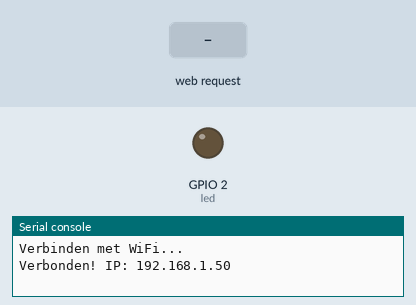
Recording of a program running on a simulated ESP32 board running MicroPython. On the bench: output pins drawn as LEDs (lit = HIGH), the last lines printed to the serial console. Inputs (shaded band) come from the test bench. WiFi joins after 1.5 s.

Above: at 2.7 s.
2.8 s: HTTP request GET /?led=on received
At 3.2 s:
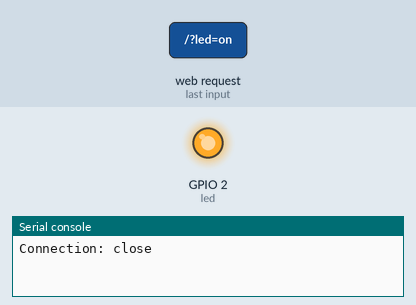
4.3 s: HTTP request GET /?led=off received
At 5.5 s:
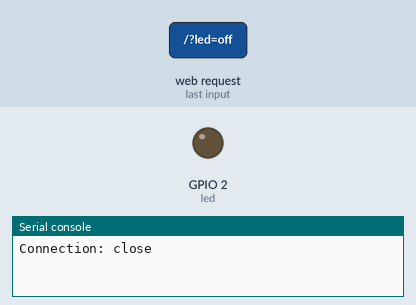
Timing chart, 0 to 7.3 s (numbered marks = the images above; inputs shaded):
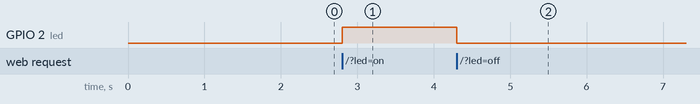

The program:

webserver.py
```python
import network
import socket
import machine

# WiFi-instellingen
SSID = "SSID"
PASSWORD = "PASSWORD"

# LED pin
led = machine.Pin(2, machine.Pin.OUT)

# Verbinden met WiFi
wlan = network.WLAN(network.STA_IF)
wlan.active(True)
wlan.connect(SSID, PASSWORD)

print("Verbinden met WiFi...")
while not wlan.isconnected():
    pass
print("Verbonden! IP:", wlan.ifconfig()[0])

# HTML-bestand inladen
def load_html():
    with open("webserver.html", "r") as f:
        return f.read()

# Webserver starten
s = socket.socket(socket.AF_INET, socket.SOCK_STREAM)
s.bind(('', 80))
s.listen(5)

while True:
    conn, addr = s.accept()
    print("Verbonden met:", addr)
    request = conn.recv(1024).decode()
    print("Request:", request)

    if "/?led=on" in request:
        led.value(1)
    if "/?led=off" in request:
        led.value(0)

    # HTML vullen met de status
    led_state = "ON" if led.value() == 1 else "OFF"
    response = load_html().replace("{{state}}", led_state)

    conn.send("HTTP/1.1 200 OK\n")
    conn.send("Content-Type: text/html\n")
    conn.send("Connection: close\n\n")
    conn.sendall(response)
    conn.close()
```

Measured:
- after the input at 2.8 s, GPIO 2 (led): LOW → HIGH at once
- after the input at 4.3 s, GPIO 2 (led): HIGH → LOW at once
